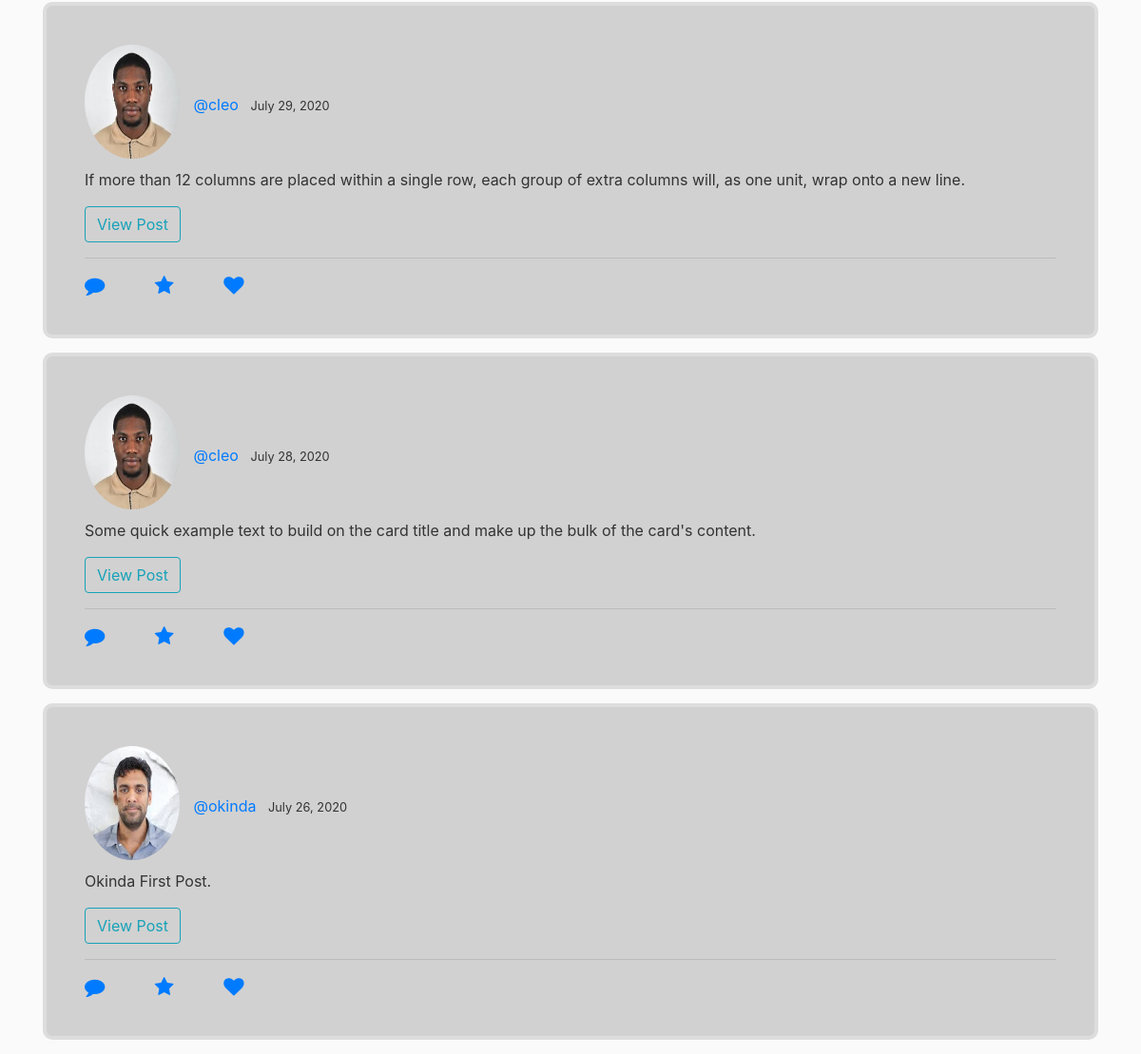
Before: / (lower part) with the older database file.
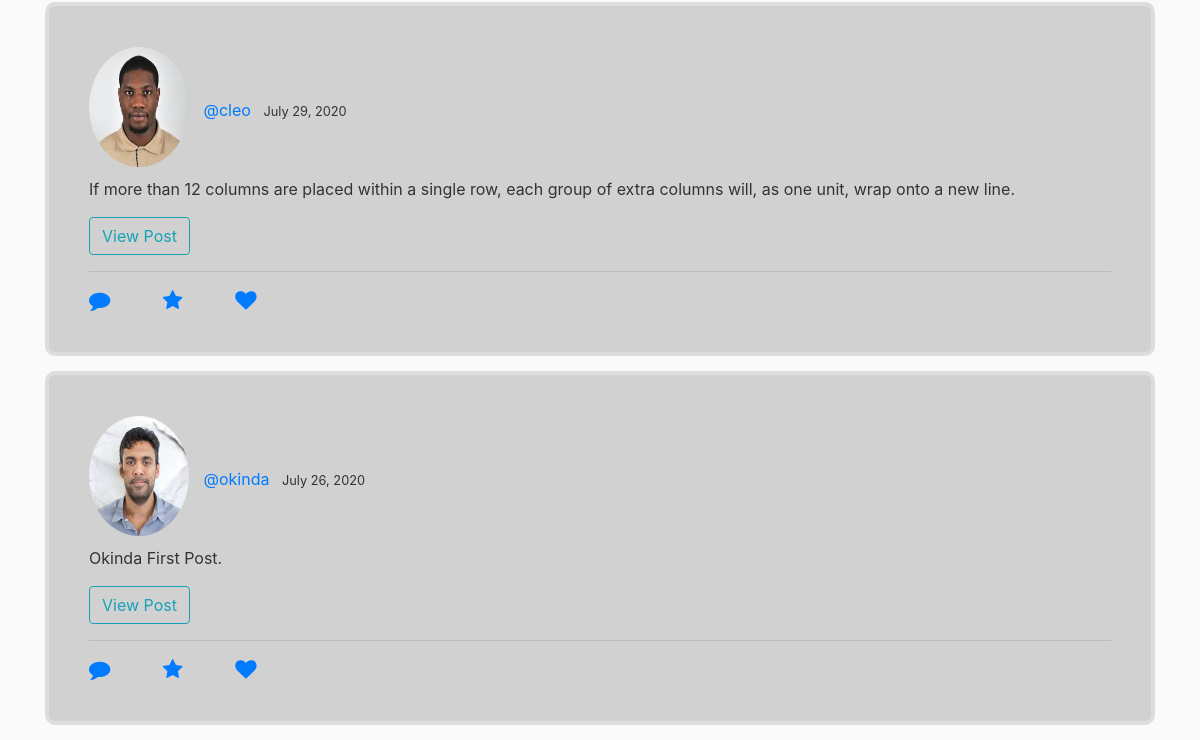
After: the same page with the newer database file.
### accounts/models.py (models this page shows, shortened)
class Post(models.Model):
	content = models.TextField()
	date_created = models.DateTimeField(auto_now_add=True, null=True)
	blogger = models.ForeignKey(User, on_delete=models.CASCADE)

class Profile(models.Model):
	user = models.OneToOneField(User, null=True, on_delete=models.CASCADE)
	profile_pic = models.ImageField(default="default.png", upload_to='images')
	location =  models.CharField(max_length=200, null=True, blank=True)
	occupation =  models.CharField(max_length=200, null=True, blank=True)
	date_created = models.DateTimeField(auto_now_add=True, null=True)

### accounts/views.py (the view)
# urls.py: path('', PostListView.as_view(), name='accounts-home'),
class PostListView(ListView):
	model = Post
	template_name = 'accounts/home.html'
	context_object_name = 'posts'
	ordering = ['-date_created']

### accounts/templates/accounts/home.html (shortened to what this page needs)
{% extends 'accounts/base.html' %}
{% load crispy_forms_tags %}
{% load static %}
{% block content %}
	{% for post in posts %}
		<div class="card content-section" style="width: 100%;">
	  		<div class="card-body">
	  			<img class="rounded-circle account-img" src="{{ post.blogger.profile.profile_pic.url }}">
	  			<a class="mr-2" href="{% url 'accounts-user' %}">@{{ post.blogger }}</a>
	    		<small class="card-title">{{ post.date_created|date:"N d, Y" }}</small>
	    		<p class="card-text">{{ post.content }}</p>
	    		<div class="form-group justify-content-end">
					<a class="btn btn-outline-info" href="{% url 'post-detail' post.id %}">View Post</a>
				</div>
	  			<hr>
	  			<a class="mr-5" href=""><i class="fa fa-comment fa-lg" aria-hidden="true"></i></a>
	    		<a class="mr-5" href=""><i class="fa fa-star fa-lg" aria-hidden="true"></i></a>
	    		<a class="mr-5" href=""><i class="fa fa-heart fa-lg" aria-hidden="true"></i></a>
	  		</div>
		</div>
	{% endfor %}
{% endblock content %}

Changed rows visible on the page:
removed Post: blogger.profile.profile_pic (picture), blogger "cleo", date_created "July 28, 2020", content "Some quick example text to build on the card title and make up the bulk of the card's content."
